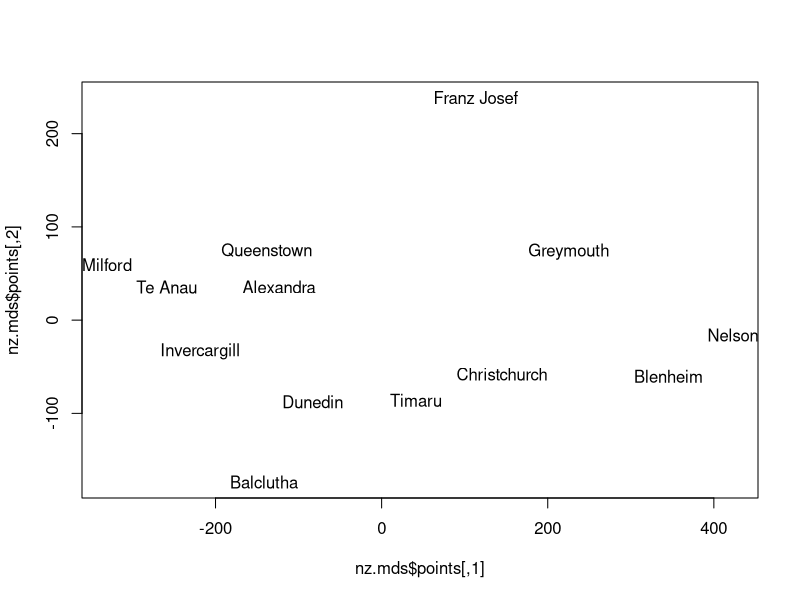
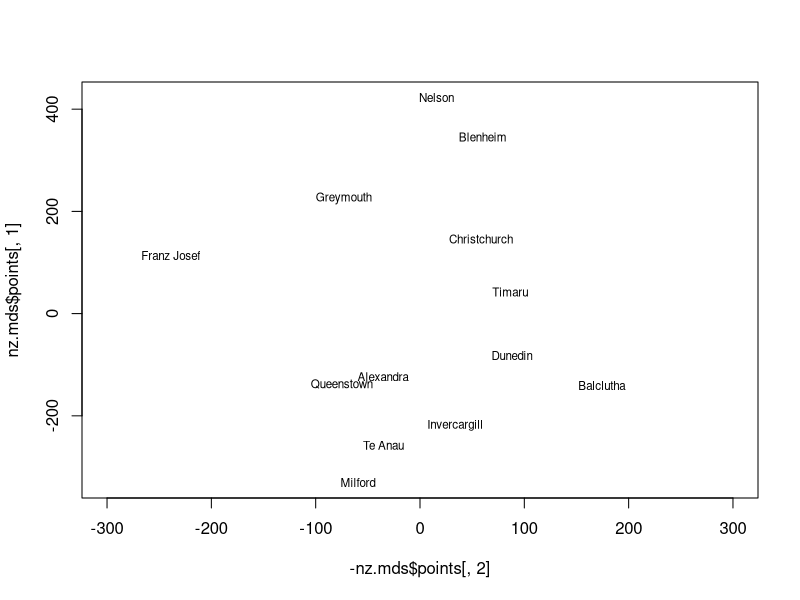
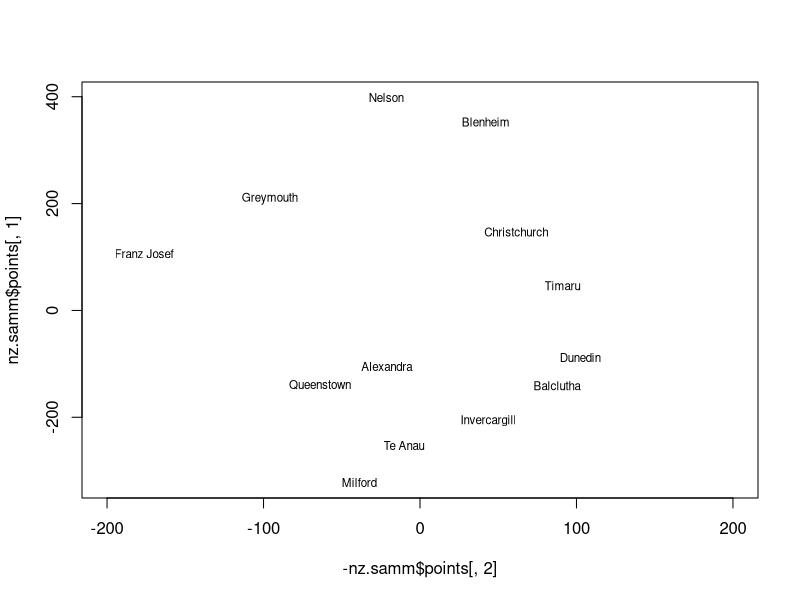

R code for these plots, in order:


library(ade4)
data(zealand)
View(zealand)
zealand$road

distNZ <- zealand$road
nz.mds <- cmdscale(distNZ, k=2, eig=T)

names(nz.mds)

nz.mds$eig

nz.mds$points

plot(nz.mds$points, type = "n")
text(nz.mds$points, row.names(nz.mds$points))

plot(-nz.mds$points[,2],nz.mds$points[,1],type="n",xlim=c(-300,300))
text(-nz.mds$points[,2],nz.mds$points[,1],row.names(distNZ),cex=.7)

dist2 = as.matrix(dist(nz.mds$points))  # distance matrices are lower triangular
dist2

library(MASS)

distNZ2 = as.dist(distNZ)
nz.samm <- sammon(distNZ2, k=3)

names(nz.samm)
nz.samm$stress

plot(-nz.samm$points[,2],nz.samm$points[,1],type="n",xlim=c(-200,200))
text(-nz.samm$points[,2],nz.samm$points[,1],row.names(nz.samm$points),cex=.7)
